Frame 1 (no input): blank canvas, image omitted
Frame 60 (the mouse pressed at the canvas centre just before this capture): blank canvas, image omitted
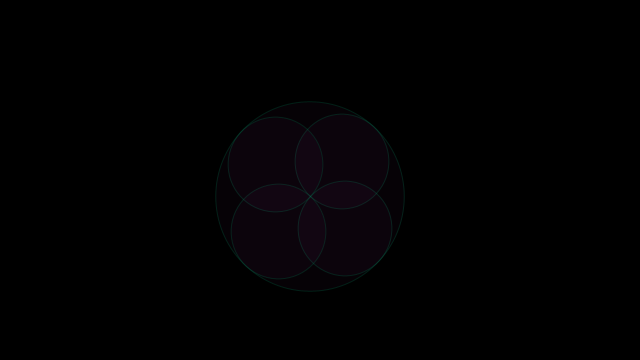
Frame 120 (the mouse held since frame 60 and released just before this capture)

The Processing sketch whose frames 1 and 60 were blank and that drew this single picture after the mouse press (run headless with seeded random() and noise(); from frame 60 on, the mouse is pressed at the canvas centre):

// Processing sketch: processing_182761
// ── processing_182761.pde

import java.util.*; 

Random generatorX; //x position
Random generatorY; //y position
Random generatorS; //size
Random generatorC; //color

int rot = 1;

void setup(){
  size(640,360);
  smooth();
  generatorX = new Random();
  generatorY = new Random();
  generatorS = new Random();
  generatorC = new Random();
  background(0);
}

void draw(){

  rot++;
  if (rot > 360) {
    rot = 0;
  }
  
float numX = (float) generatorX.nextGaussian();
float sdX = width/10;
float meanX = mouseX;

float numY = (float) generatorY.nextGaussian();
float sdY = height/10;
float meanY = mouseY;

float numC = (float) generatorC.nextGaussian();
float sdC = 30;
float meanC = 180;

float numS = (float) generatorS.nextGaussian();
float sdS = pmouseX-mouseX;
float meanS = pmouseX-mouseX;


float x = sdX * numX + meanX;
float y = sdY * numY + meanY;
float s = sdS * numS + meanS;
float c = sdC * numC + meanC;


pushMatrix();
  translate(x,y);
  rotate(rot);
  fill(c,c/3,c,10);
  stroke(mouseX/c,c,c/3*2,50);
  ellipseMode(CENTER);
  ellipse(0, 0, s/4, s/4);

  //draw circle
  fill(c,c/3,c,10);
  stroke(mouseX/c,c,c/3*2,50);
  ellipse(0-(s/16), 0, s/8, s/8);

  //draw circle
  fill(c,c/3,c,10);
  stroke(mouseX/c,c,c/3*2,50);
  ellipse(0+(s/16), 0, s/8, s/8);

  //draw circle
  fill(c,c/3,c,10);
  stroke(mouseX/c,c,c/3*2,50);
  ellipse(0, (0)+(s/16), (s/8), (s/8));

  //draw circle
  fill(c,c/3,c,10);
  stroke(mouseX/c,c,c/3*2,50);
  ellipse(0, (0)-(s/16), (s/8), (s/8));
  popMatrix();

}
